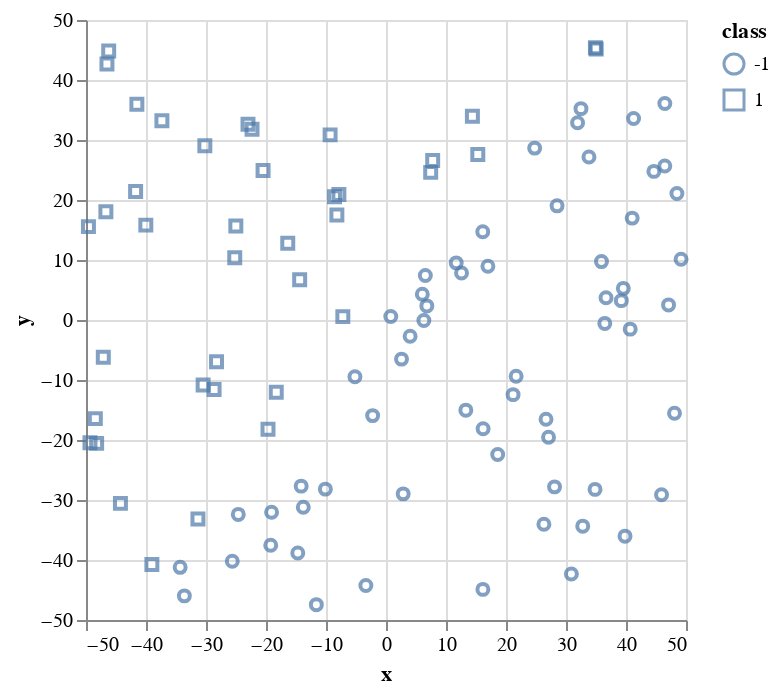

Notebook cell for this chart:
### Code cell
alt.Chart(training_df).mark_point().encode(
    x='x',
    y='y',
    shape="class"
)

### Figure 1 — Vega-Lite specification as saved in the notebook (floating-point values rounded to 4 significant figures)
{"$schema": "https://vega.github.io/schema/vega-lite/v1.2.1.json", "data": {"values": [{"class": 1, "x": -18.29, "y": -12.05}, {"class": -1, "x": -11.61, "y": -47.44}, {"class": -1, "x": 46.47, "y": 36.09}, {"class": -1, "x": 26.67, "y": -16.54}, {"class": -1, "x": -13.78, "y": -31.22}, {"class": -1, "x": 2.589, "y": -6.518}, {"class": -1, "x": 45.92, "y": -29.13}, {"class": -1, "x": 41.27, "y": 33.57}, {"class": -1, "x": 33.83, "y": 27.18}, {"class": -1, "x": 44.65, "y": 24.77}, {"class": 1, "x": -7.195, "y": 0.5599}, {"class": 1, "x": -25.21, "y": 10.39}, {"class": -1, "x": 21.18, "y": -12.44}, {"class": 1, "x": -30.48, "y": -10.83}, {"class": 1, "x": 14.4, "y": 33.95}, {"class": 1, "x": -37.35, "y": 33.2}, {"class": 1, "x": -9.316, "y": 30.85}, {"class": 1, "x": -8.58, "y": 20.54}, {"class": -1, "x": 36.67, "y": 3.696}, {"class": -1, "x": 26.31, "y": -34.05}, {"class": 1, "x": -7.852, "y": 20.91}, {"class": 1, "x": -40.03, "y": 15.82}, {"class": -1, "x": 18.62, "y": -22.4}, {"class": 1, "x": -39.02, "y": -40.74}, {"class": 1, "x": -46.51, "y": 42.65}, {"class": 1, "x": -20.49, "y": 24.9}, {"class": -1, "x": 6.806, "y": 2.35}, {"class": -1, "x": -14.7, "y": -38.83}, {"class": 1, "x": -46.22, "y": 44.84}, {"class": -1, "x": 0.7988, "y": 0.576}, {"class": -1, "x": -19.07, "y": -32.03}, {"class": -1, "x": -2.228, "y": -15.93}, {"class": 1, "x": -30.19, "y": 29.03}, {"class": -1, "x": 30.9, "y": -42.34}, {"class": -1, "x": 4.021, "y": -2.699}, {"class": 1, "x": -48.45, "y": -16.44}, {"class": 1, "x": -8.187, "y": 17.51}, {"class": -1, "x": 6.556, "y": 7.419}, {"class": -1, "x": -33.61, "y": -45.98}, {"class": -1, "x": 41.03, "y": 16.98}, {"class": 1, "x": 7.78, "y": 26.6}, {"class": 1, "x": -28.25, "y": -6.95}, {"class": -1, "x": 49.18, "y": 10.13}, {"class": 1, "x": -23.0, "y": 32.62}, {"class": -1, "x": 39.83, "y": -36.02}, {"class": 1, "x": -31.34, "y": -33.16}, {"class": -1, "x": 13.3, "y": -15.03}, {"class": -1, "x": 21.69, "y": -9.381}, {"class": 1, "x": -14.39, "y": 6.704}, {"class": -1, "x": -25.62, "y": -40.2}, {"class": 1, "x": -49.34, "y": -20.46}, {"class": -1, "x": -10.11, "y": -28.19}, {"class": -1, "x": 16.13, "y": 14.7}, {"class": 1, "x": -49.59, "y": 15.57}, {"class": -1, "x": 40.7, "y": -1.522}, {"class": -1, "x": 28.51, "y": 19.03}, {"class": -1, "x": 16.19, "y": -18.13}, {"class": -1, "x": 11.71, "y": 9.524}, {"class": -1, "x": 32.5, "y": 35.23}, {"class": -1, "x": 46.46, "y": 25.66}, {"class": -1, "x": 31.93, "y": 32.89}, {"class": 1, "x": 35.03, "y": 45.15}, {"class": 1, "x": 15.3, "y": 27.57}, {"class": 1, "x": -22.33, "y": 31.8}, {"class": -1, "x": 12.59, "y": 7.839}, {"class": 1, "x": -41.52, "y": 35.95}, {"class": -1, "x": 35.91, "y": 9.735}, {"class": 1, "x": -28.65, "y": -11.6}, {"class": -1, "x": 48.08, "y": -15.54}, {"class": 1, "x": -48.23, "y": -20.56}, {"class": -1, "x": 6.052, "y": 4.297}, {"class": -1, "x": -3.357, "y": -44.25}, {"class": -1, "x": -34.31, "y": -41.22}, {"class": -1, "x": 6.313, "y": -0.07611}, {"class": 1, "x": -16.37, "y": 12.79}, {"class": 1, "x": -25.03, "y": 15.67}, {"class": -1, "x": 32.79, "y": -34.36}, {"class": -1, "x": 47.09, "y": 2.515}, {"class": -1, "x": 16.15, "y": -44.9}, {"class": -1, "x": 2.864, "y": -28.98}, {"class": -1, "x": 48.49, "y": 21.09}, {"class": -1, "x": -5.176, "y": -9.457}, {"class": 1, "x": -46.69, "y": 18.04}, {"class": 1, "x": -44.26, "y": -30.56}, {"class": 1, "x": -47.12, "y": -6.216}, {"class": -1, "x": 24.78, "y": 28.65}, {"class": 1, "x": -41.73, "y": 21.42}, {"class": -1, "x": 16.98, "y": 8.959}, {"class": -1, "x": -19.21, "y": -37.54}, {"class": -1, "x": 34.84, "y": -28.23}, {"class": -1, "x": 27.09, "y": -19.55}, {"class": -1, "x": 36.46, "y": -0.5682}, {"class": 1, "x": -19.67, "y": -18.19}, {"class": -1, "x": -14.14, "y": -27.69}, {"class": -1, "x": 28.09, "y": -27.81}, {"class": -1, "x": 39.22, "y": 3.228}, {"class": -1, "x": -24.62, "y": -32.4}, {"class": -1, "x": 39.55, "y": 5.274}, {"class": 1, "x": 34.9, "y": 45.36}, {"class": 1, "x": 7.448, "y": 24.61}]}, "encoding": {"shape": {"field": "class", "type": "quantitative"}, "x": {"field": "x", "type": "quantitative"}, "y": {"field": "y", "type": "quantitative"}}, "mark": "point"}
